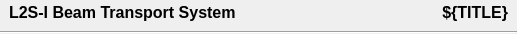
<?xml version="1.0" encoding="UTF-8"?>
<ui version="4.0">
 <class>Form</class>
 <widget class="QWidget" name="Form">
  <property name="geometry">
   <rect>
    <x>0</x>
    <y>0</y>
    <width>517</width>
    <height>34</height>
   </rect>
  </property>
  <property name="sizePolicy">
   <sizepolicy hsizetype="Expanding" vsizetype="Fixed">
    <horstretch>0</horstretch>
    <verstretch>0</verstretch>
   </sizepolicy>
  </property>
  <property name="maximumSize">
   <size>
    <width>16777215</width>
    <height>16777215</height>
   </size>
  </property>
  <property name="windowTitle">
   <string>Form</string>
  </property>
  <layout class="QVBoxLayout" name="verticalLayout">
   <property name="leftMargin">
    <number>0</number>
   </property>
   <property name="topMargin">
    <number>0</number>
   </property>
   <property name="rightMargin">
    <number>0</number>
   </property>
   <property name="bottomMargin">
    <number>0</number>
   </property>
   <item>
    <layout class="QHBoxLayout" name="horizontalLayout">
     <property name="leftMargin">
      <number>9</number>
     </property>
     <property name="rightMargin">
      <number>9</number>
     </property>
     <item>
      <widget class="PyDMLabel" name="Title">
       <property name="sizePolicy">
        <sizepolicy hsizetype="Fixed" vsizetype="Preferred">
         <horstretch>0</horstretch>
         <verstretch>0</verstretch>
        </sizepolicy>
       </property>
       <property name="font">
        <font>
         <pointsize>12</pointsize>
         <weight>75</weight>
         <bold>true</bold>
        </font>
       </property>
       <property name="toolTip">
        <string/>
       </property>
       <property name="text">
        <string>L2S-I Beam Transport System</string>
       </property>
       <property name="displayFormat" stdset="0">
        <enum>PyDMLabel::Default</enum>
       </property>
      </widget>
     </item>
     <item>
      <spacer name="horizontalSpacer">
       <property name="orientation">
        <enum>Qt::Horizontal</enum>
       </property>
       <property name="sizeHint" stdset="0">
        <size>
         <width>40</width>
         <height>20</height>
        </size>
       </property>
      </spacer>
     </item>
     <item>
      <widget class="PyDMLabel" name="Subtitle">
       <property name="sizePolicy">
        <sizepolicy hsizetype="Fixed" vsizetype="Preferred">
         <horstretch>0</horstretch>
         <verstretch>0</verstretch>
        </sizepolicy>
       </property>
       <property name="font">
        <font>
         <pointsize>12</pointsize>
         <weight>75</weight>
         <bold>true</bold>
        </font>
       </property>
       <property name="toolTip">
        <string/>
       </property>
       <property name="text">
        <string>${TITLE}</string>
       </property>
       <property name="alignment">
        <set>Qt::AlignRight|Qt::AlignTrailing|Qt::AlignVCenter</set>
       </property>
       <property name="displayFormat" stdset="0">
        <enum>PyDMLabel::Default</enum>
       </property>
      </widget>
     </item>
    </layout>
   </item>
   <item>
    <widget class="Line" name="line">
     <property name="orientation">
      <enum>Qt::Horizontal</enum>
     </property>
    </widget>
   </item>
  </layout>
 </widget>
 <customwidgets>
  <customwidget>
   <class>PyDMLabel</class>
   <extends>QLabel</extends>
   <header>pydm.widgets.label</header>
  </customwidget>
 </customwidgets>
 <resources/>
 <connections/>
</ui>
